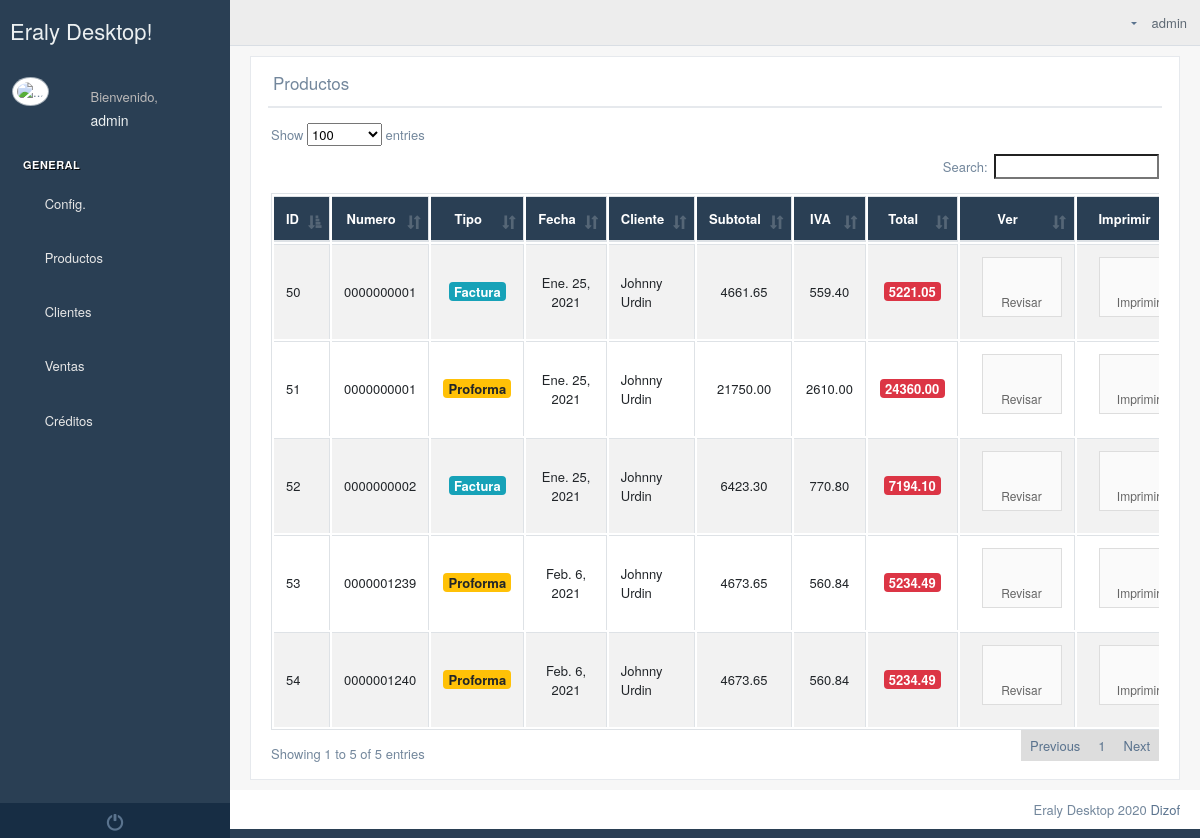
Screenshot of /document/list/ (signed in) with the database file from the repository.
### Ventas/models.py (models this page shows)
class Facturas(models.Model):
    establecimiento = models.ForeignKey(Establecimiento, on_delete=models.CASCADE, null=True, blank=True)
    tipo = models.CharField(max_length=20, default="F")
    numero = models.CharField(max_length=20, null=True, blank=True)
    fecha = models.DateField(auto_now_add=True)
    cliente = models.ForeignKey(Clientes, on_delete=models.CASCADE)
    subtotal = models.DecimalField(max_digits=9, decimal_places=2)
    iva = models.DecimalField(max_digits=9, decimal_places=2)
    total = models.DecimalField(max_digits=9, decimal_places=2)
    estado=models.CharField(max_length=1, default="E")

### Personas/models.py (models this page shows, shortened)
class Clientes(models.Model):
    establecimiento=models.ForeignKey(Establecimiento, on_delete=models.CASCADE,null=True,blank=True)
    cedula=models.CharField(max_length=13)
    nombres=models.CharField(max_length=60)
    apellidos=models.CharField(max_length=60)
    direccion=models.CharField(max_length=60)
    ciudad=models.ForeignKey(Ciudad, on_delete=models.CASCADE)
    telefono=models.CharField(max_length=13,null=True,blank=True)
    celular=models.CharField(max_length=13,null=True,blank=True)
    estado=models.BooleanField(default=True)

### Ventas/views.py (the view)
# urls.py: path("document/list/",listaDocumentos),
def listaDocumentos(request):
    contexto={
        'documentos':Facturas.objects.filter(establecimiento__usuario=request.user)
    }
    return render(request, 'Ventas/ListaDocumentos.html',contexto)

### templates/Ventas/ListaDocumentos.html (shortened to what this page needs)
{% extends 'Home/index2.html' %}
{% block contenido_index %}
{% load static %}
{% load productosTags %}
    <div class="">
        <div class="row">
            <div class="col-md-12 col-sm-12 ">
                <div class="x_panel">
                    <div class="x_title">
                        <h2>Productos <small>del establecimientos</small></h2>
                        <div class="clearfix"></div>
                    </div>
                    <div class="x_content">
                        <div class="row">
                            <div class="col-sm-12">
                                <div class="card-box table-responsive">
                                    <table id="listaDocumentos" class="table table-striped table-bordered" style="width:100%">
                                        <thead style="background-color: #2A3F54; color: white">
                                        <tr>
                                            <th style="text-align: center">ID</th>
                                            <th style="text-align: center">Numero</th>
                                            <th style="text-align: center">Tipo</th>
                                            <th style="text-align: center">Fecha</th>
                                            <th style="text-align: center">Cliente</th>
                                            <th style="text-align: center">Subtotal</th>
                                            <th style="text-align: center">IVA</th>
                                            <th style="text-align: center">Total</th>
                                            <th style="text-align: center">Ver</th>
                                            <th style="text-align: center">Imprimir</th>
                                        </tr>
                                        </thead>
                                        <tbody>
                                            {% for documento in documentos %}
                                                <tr>
                                                    <td style="vertical-align: middle">{{ documento.id }}</td>
                                                    <td style="text-align: center; vertical-align: middle">{{ documento.numero }}</td>
                                                    <td style="text-align: center; vertical-align: middle">{% if documento.tipo == "F" %}
                                                        <span class="badge badge-info" style="font-size: 13px">Factura</span>
                                                        {% else %}
                                                        <span class="badge badge-warning" style="font-size: 13px">Proforma</span>
                                                        {% endif %}
                                                    </td>
                                                    <td style="text-align: center; vertical-align: middle">{{ documento.fecha }}</td>
                                                    <td style="vertical-align: middle">{{ documento.cliente.nombres }} {{ documento.cliente.apellidos }}</td>
                                                    <td style="text-align: center; vertical-align: middle">{{ documento.subtotal }}</td>
                                                    <td style="text-align: center; vertical-align: middle">{{ documento.iva }}</td>
                                                    <td style="text-align: center;; vertical-align: middle"><span class="badge badge-danger" style="font-size: 13px">{{ documento.total }}</span></td>
                                                    <td style="text-align: center; vertical-align: middle">
                                                        <a class="btn btn-primary btn-app" href="/proforms/edit/{{ documento.id }}/"><i class="fa fa-binoculars"></i>Revisar</a>
                                                    <td style="text-align: center">
                                                        {% if documento.tipo == "F" %}
                                                            <a class="btn btn-success btn-app" target="_blank" href="/document/fac/{{ documento.id }}/"><i class="fa fa-print"></i>Imprimir</a>
                                                        {% else %}
                                                            <a class="btn btn-success btn-app" target="_blank" href="/document/proform/{{ documento.id }}/"><i class="fa fa-print"></i>Imprimir</a>
                                                        {% endif %}
                                                    </td>
                                                </tr>
                                            {% endfor %}
                                        </tbody>
                                    </table>
                                </div>
                            </div>
                        </div>
                    </div>
                </div>
            </div>
        </div>
    </div>
{% endblock %}

### templates/Home/base_html.html (shortened to what this page needs)
<!DOCTYPE html>
{% load static %}
<html lang="en">
<head>
    <link href="{% static '/vendors/datatables.net-bs/css/dataTables.bootstrap.min.css' %}" rel="stylesheet">
    <link href="{% static '/vendors/datatables.net-buttons-bs/css/buttons.bootstrap.min.css' %}" rel="stylesheet">
    <link href="{% static '/vendors/datatables.net-fixedheader-bs/css/fixedHeader.bootstrap.min.css' %}"
          rel="stylesheet">
    <link href="{% static '/vendors/datatables.net-responsive-bs/css/responsive.bootstrap.min.css' %}" rel="stylesheet">
    <link href="{% static '/vendors/datatables.net-scroller-bs/css/scroller.bootstrap.min.css' %}" rel="stylesheet">
    <link href="{% static '/vendors/bootstrap/dist/css/bootstrap.min.css' %}" rel="stylesheet">
    <link href="{% static '/vendors/font-awesome/css/font-awesome.min.css' %}" rel="stylesheet">
    <link href="{% static '/vendors/nprogress/nprogress.css' %}" rel="stylesheet">
    <link href="{% static '/vendors/bootstrap-daterangepicker/daterangepicker.css' %}" rel="stylesheet">
    <link href="{% static '/vendors/iCheck/skins/flat/green.css' %}" rel="stylesheet">
    <link href="{% static '/build/css/custom.min.css' %}" rel="stylesheet">
</head>
<body class="nav-md">
<div class="container body">
    <div class="main_container">
        <div class="col-md-3 left_col">
            <div class="left_col scroll-view">
                <div class="navbar nav_title" style="border: 0;">
                    <a href="/" class="site_title"> <span>Eraly Desktop!</span></a>
                </div>
                <div class="profile clearfix">
                    <div class="profile_pic">
                        <img src="/media/admin-interface/favicon/favicon_eraly.png" alt="..."
                             class="img-circle profile_img">
                    </div>
                    <div class="profile_info">
                        <span>Bienvenido,</span>
                        <h2>{{ request.user }}</h2>
                    </div>
                </div>
                <br/>
                {% block menu %}
                    <div id="sidebar-menu" class="main_menu_side hidden-print main_menu">
                        <div class="menu_section">
                            <h3>General</h3>
                            <ul class="nav side-menu">
                                <li><a><i class="fa fa-home"></i> Config. <span class="fa fa-chevron-down"></span></a>
                                </li>
                            </ul>
                            <ul class="nav side-menu">
                                <li><a><i class="fa fa-product-hunt"></i> Productos <span
                                        class="fa fa-chevron-down"></span></a>
                                </li>
                            </ul>
                        <ul class="nav side-menu">
                                <li><a><i class="fa fa-user-plus"></i> Clientes <span class="fa fa-chevron-down"></span></a>
                                </li>
                            </ul>
                            <ul class="nav side-menu">
                                <li><a><i class="fa fa-file-o"></i> Ventas <span class="fa fa-chevron-down"></span></a>
                                </li>
                            </ul>
                            <ul class="nav side-menu">
                                <li><a><i class="fa fa-file-o"></i> Créditos <span class="fa fa-chevron-down"></span></a>
                                </li>
                            </ul>
                        </div>
                    </div>
                    <div class="sidebar-footer hidden-small">
                        <a data-toggle="tooltip" data-placement="top" title="Logout" href="/logout_/"
                           style="width: 100%">
                            <span class="glyphicon glyphicon-off" aria-hidden="true"></span>
                        </a>
                    </div>
                {% endblock %}
            </div>
        </div>
        <div class="top_nav">
            <div class="nav_menu">
                <div class="nav toggle">
                    <a id="menu_toggle"><i class="fa fa-bars"></i></a>
                </div>
                <nav class="nav navbar-nav">
                    <ul class=" navbar-right">
                        <li class="nav-item dropdown open" style="padding-left: 15px;">
                            <a href="javascript:;" class="user-profile" aria-haspopup="true"
                               id="navbarDropdown" data-toggle="dropdown" aria-expanded="false">
                                {{ request.user.username }}
                            </a>
                        </li>
                        <li role="presentation" class="nav-item dropdown open">
                            <a href="javascript:;" class="dropdown-toggle info-number" id="navbarDropdown1"
                               data-toggle="dropdown" aria-expanded="false">
                                <i class="fa fa-envelope-o"></i>
                            </a>
                        </li>
                    </ul>
                </nav>
            </div>
        </div>
        <div class="right_col" role="main">
            {% block contenido %}{% endblock %}
        </div>
    </div>
    <footer>
        <div class="pull-right">
            Eraly Desktop 2020 <a href="https://colorlib.com">Dizof</a>
        </div>
        <div class="clearfix"></div>
    </footer>
</div>
<link rel="stylesheet" href="{% static 'toastr/toastr.min.css' %}">
</body>
</html>

### rows the page displays
Facturas: id "50", numero "0000000001", tipo "Factura", fecha "Ene. 25, 2021", cliente.nombres "Johnny", cliente.apellidos "Urdin", subtotal "4661.65", iva "559.40", total "5221.05"
Facturas: id "51", numero "0000000001", tipo "Proforma", fecha "Ene. 25, 2021", cliente.nombres "Johnny", cliente.apellidos "Urdin", subtotal "21750.00", iva "2610.00", total "24360.00"
Facturas: id "52", numero "0000000002", tipo "Factura", fecha "Ene. 25, 2021", cliente.nombres "Johnny", cliente.apellidos "Urdin", subtotal "6423.30", iva "770.80", total "7194.10"
Facturas: id "53", numero "0000001239", tipo "Proforma", fecha "Feb. 6, 2021", cliente.nombres "Johnny", cliente.apellidos "Urdin", subtotal "4673.65", iva "560.84", total "5234.49"
Facturas: id "54", numero "0000001240", tipo "Proforma", fecha "Feb. 6, 2021", cliente.nombres "Johnny", cliente.apellidos "Urdin", subtotal "4673.65", iva "560.84", total "5234.49"

### other values shown
{{ request.user }} "admin"
{{ request.user.username }} "admin"
